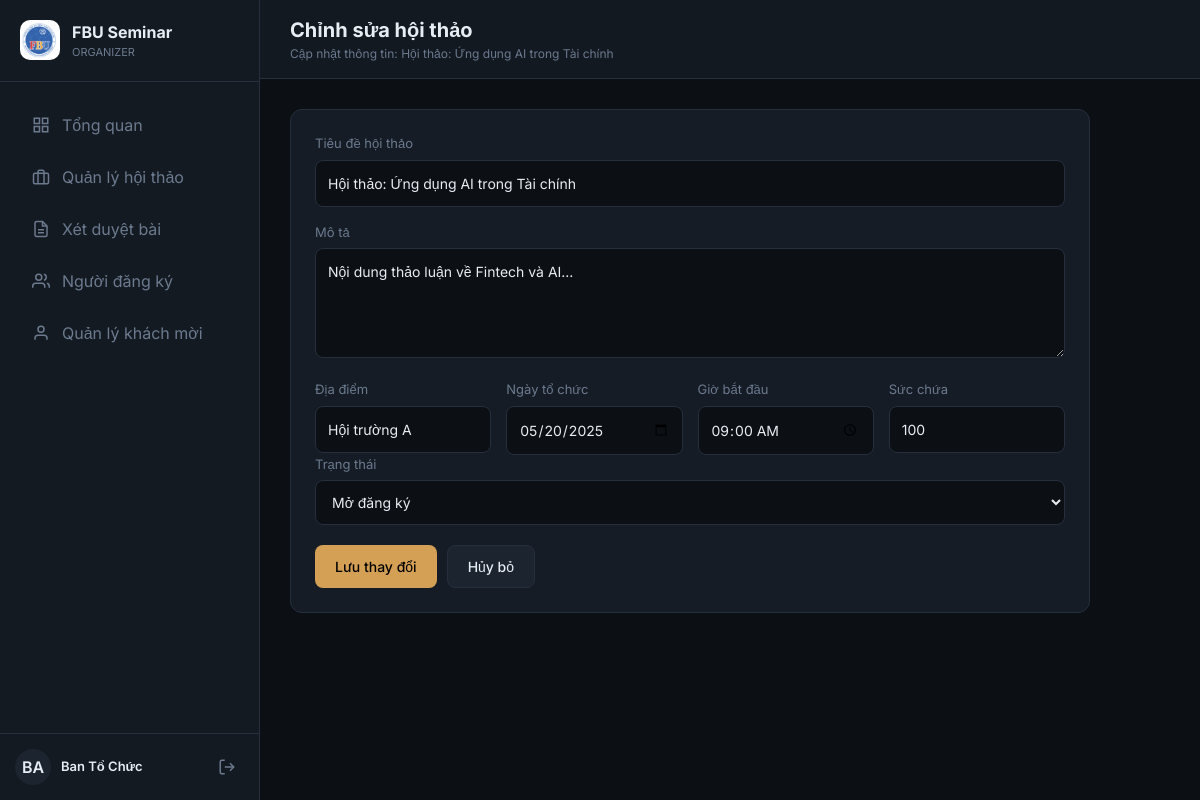
Screenshot of /organizer/edit_seminar.php?id=1 (signed in) with the database file from the repository.
### tables this page shows
CREATE TABLE `seminars` (
  `id` int(11) NOT NULL AUTO_INCREMENT,
  `title` varchar(255) NOT NULL,
  `description` text,
  `location` varchar(100) NOT NULL,
  `event_date` date NOT NULL,
  `event_time` time NOT NULL,
  `capacity` int(11) DEFAULT 100,
  `status` enum('upcoming','open','closed','completed') DEFAULT 'open',
  `created_by` int(11) DEFAULT NULL,
  `created_at` timestamp NOT NULL DEFAULT CURRENT_TIMESTAMP,
  PRIMARY KEY (`id`)
);

### organizer/edit_seminar.php (the view, shortened to what this page needs)
<?php
require '../includes/config.php';
 $id = intval($_GET['id'] ?? 0);
 $seminar = $conn->query("SELECT * FROM seminars WHERE id = $id")->fetch_assoc();
include '../includes/header.php';
include '../includes/sidebar.php';
?>
<main class="main-content">
    <header class="glass-panel" style="position: sticky; top: 0; z-index: 40; padding: 15px 30px; border-radius: 0; border-left: none; border-top: none; border-right: none;">
        <div>
            <h2 style="font-size: 20px; font-weight: 700;">Chỉnh sửa hội thảo</h2>
            <p style="font-size: 12px; color: var(--fg-muted);">Cập nhật thông tin: <?php echo htmlspecialchars($seminar['title']); ?></p>
        </div>
    </header>
    <div style="padding: 30px;">
        <div class="card" style="max-width: 800px;">
            <form method="POST">
                <div class="input-group">
                    <label>Tiêu đề hội thảo</label>
                    <input type="text" name="title" value="<?php echo htmlspecialchars($seminar['title']); ?>" required>
                </div>
                <div class="input-group">
                    <label>Mô tả</label>
                    <textarea name="description" rows="4" style="width: 100%; background: var(--bg); border: 1px solid var(--border); border-radius: 8px; color: var(--fg); padding: 12px;"><?php echo htmlspecialchars($seminar['description']); ?></textarea>
                </div>
                <div style="display: grid; grid-template-columns: repeat(auto-fit, minmax(150px, 1fr)); gap: 15px;">
                    <div class="input-group" style="margin-bottom: 0;">
                        <label>Địa điểm</label>
                        <input type="text" name="location" value="<?php echo htmlspecialchars($seminar['location']); ?>" required>
                    </div>
                    <div class="input-group" style="margin-bottom: 0;">
                        <label>Ngày tổ chức</label>
                        <input type="date" name="event_date" value="<?php echo $seminar['event_date']; ?>" required>
                    </div>
                    <div class="input-group" style="margin-bottom: 0;">
                        <label>Giờ bắt đầu</label>
                        <input type="time" name="event_time" value="<?php echo $seminar['event_time']; ?>" required>
                    </div>
                    <div class="input-group" style="margin-bottom: 0;">
                        <label>Sức chứa</label>
                        <input type="number" name="capacity" value="<?php echo $seminar['capacity']; ?>" required>
                    </div>
                </div>
                <div class="input-group">
                    <label>Trạng thái</label>
                    <select name="status">
                        <option value="open" <?php echo $seminar['status']=='open'?'selected':''; ?>>Mở đăng ký</option>
                    </select>
                </div>
                <div style="display: flex; gap: 10px; margin-top: 20px;">
                    <button type="submit" class="btn btn-primary">Lưu thay đổi</button>
                    <a href="manage_seminars.php" class="btn btn-secondary">Hủy bỏ</a>
                </div>
            </form>
        </div>
    </div>
</main>
<?php
include '../includes/footer.php';
?>

### includes/header.php (style rules this page uses)
:root { --bg: #0c1015; --bg-secondary: #141a22; --bg-tertiary: #1c242f; --fg: #e8edf4; --fg-muted: #6b7a8f; --accent: #d4a056; --accent-hover: #e5b367; --card: #151c25; --border: #252f3d; --success: #34d399; --danger: #f87171; --warning: #fbbf24; --info: #60a5fa; }
* { margin: 0; padding: 0; box-sizing: border-box; }
body { font-family: 'Inter', sans-serif; background: var(--bg); color: var(--fg); min-height: 100vh; overflow-x: hidden; }
.glass-panel { background: rgba(21, 28, 37, 0.8); backdrop-filter: blur(12px); border: 1px solid var(--border); }
.main-content { margin-left: 260px; min-height: 100vh; transition: margin 0.3s; background: var(--bg); }
.card { background: var(--card); border: 1px solid var(--border); border-radius: 12px; padding: 1.5rem; margin-bottom: 1.5rem; }
.btn { display: inline-flex; align-items: center; justify-content: center; gap: 8px; padding: 10px 20px; border-radius: 8px; font-weight: 500; cursor: pointer; border: none; transition: all 0.2s; font-size: 14px; text-decoration: none; }
.btn-primary { background: var(--accent); color: #000; }
.btn-secondary { background: var(--bg-tertiary); color: var(--fg); border: 1px solid var(--border); }
.input-group { margin-bottom: 1rem; }
.input-group label { display: block; font-size: 13px; color: var(--fg-muted); margin-bottom: 6px; }
.input-group input, .input-group select, .input-group textarea { width: 100%; padding: 12px; background: var(--bg); border: 1px solid var(--border); border-radius: 8px; color: var(--fg); font-size: 14px; }

### rows the page displays
seminars: title "Hội thảo: Ứng dụng AI trong Tài chính", description "Nội dung thảo luận về Fintech và AI...", location "Hội trường A", event_date "05/20/2025", event_time "09:00:00", capacity "100", status "Mở đăng ký"

### other values shown
$role "ORGANIZER"
$item['label'] "Tổng quan"
$item['label'] "Quản lý hội thảo"
$item['label'] "Xét duyệt bài"
$item['label'] "Người đăng ký"
$item['label'] "Quản lý khách mời"
$avatar "BA"
$name "Ban Tổ Chức"
